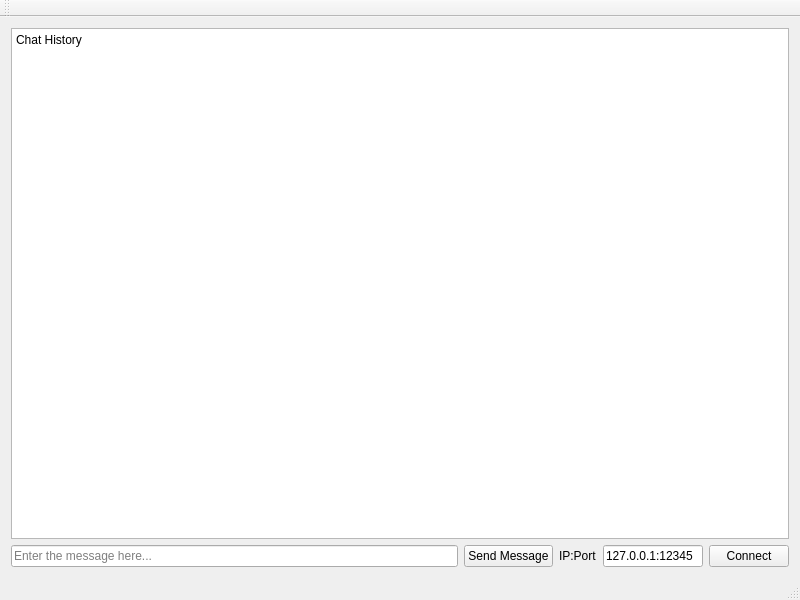
<?xml version="1.0" encoding="UTF-8"?>
<ui version="4.0">
 <class>MainWindow</class>
 <widget class="QMainWindow" name="MainWindow">
  <property name="geometry">
   <rect>
    <x>0</x>
    <y>0</y>
    <width>800</width>
    <height>600</height>
   </rect>
  </property>
  <property name="minimumSize">
   <size>
    <width>800</width>
    <height>600</height>
   </size>
  </property>
  <property name="windowTitle">
   <string>Qt Test Client</string>
  </property>
  <widget class="QWidget" name="centralWidget">
   <layout class="QGridLayout" name="gridLayout">
    <item row="0" column="0">
     <widget class="QPlainTextEdit" name="plainTextEditHistory">
      <property name="plainText">
       <string>Chat History
</string>
      </property>
      <property name="placeholderText">
       <string>Chat History</string>
      </property>
     </widget>
    </item>
    <item row="1" column="0">
     <layout class="QHBoxLayout" name="horizontalLayout">
      <item>
       <widget class="QLineEdit" name="lineEditMessage">
        <property name="inputMask">
         <string/>
        </property>
        <property name="text">
         <string/>
        </property>
        <property name="placeholderText">
         <string>Enter the message here...</string>
        </property>
       </widget>
      </item>
      <item>
       <widget class="QPushButton" name="pushButtonSendMessage">
        <property name="text">
         <string>Send Message</string>
        </property>
       </widget>
      </item>
      <item>
       <widget class="QLabel" name="label">
        <property name="text">
         <string>IP:Port</string>
        </property>
       </widget>
      </item>
      <item>
       <widget class="QLineEdit" name="lineEditIpPort">
        <property name="maximumSize">
         <size>
          <width>100</width>
          <height>16777215</height>
         </size>
        </property>
        <property name="text">
         <string>127.0.0.1:12345</string>
        </property>
        <property name="placeholderText">
         <string>127.0.0.1:12345</string>
        </property>
       </widget>
      </item>
      <item>
       <widget class="QPushButton" name="pushButtonConnectToServer">
        <property name="text">
         <string>Connect</string>
        </property>
       </widget>
      </item>
     </layout>
    </item>
   </layout>
  </widget>
  <widget class="QMenuBar" name="menuBar">
   <property name="geometry">
    <rect>
     <x>0</x>
     <y>0</y>
     <width>800</width>
     <height>21</height>
    </rect>
   </property>
  </widget>
  <widget class="QToolBar" name="mainToolBar">
   <attribute name="toolBarArea">
    <enum>TopToolBarArea</enum>
   </attribute>
   <attribute name="toolBarBreak">
    <bool>false</bool>
   </attribute>
  </widget>
  <widget class="QStatusBar" name="statusBar"/>
 </widget>
 <layoutdefault spacing="6" margin="11"/>
 <resources/>
 <connections/>
</ui>
